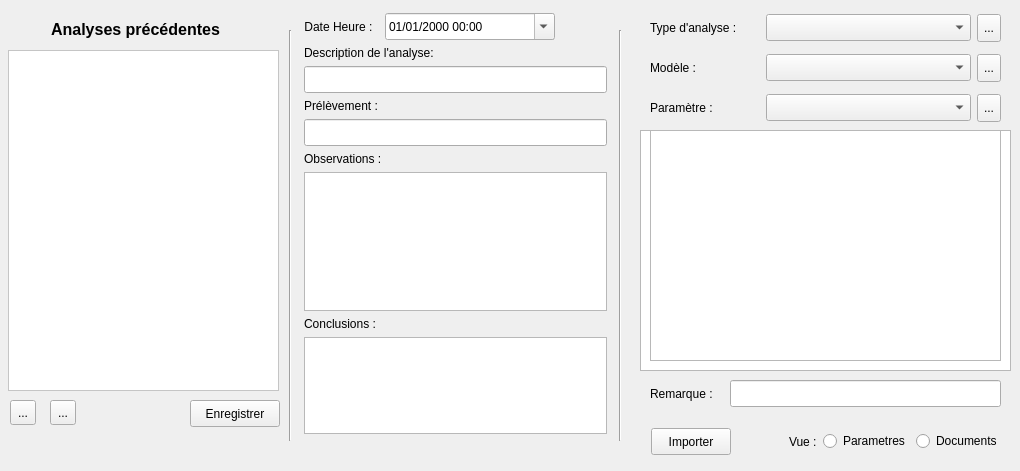
  <widget class="QWidget" name="tab_analyse">
   <attribute name="title">
    <string>Analyses</string>
   </attribute>
   <widget class="Line" name="line">
    <property name="geometry">
     <rect>
      <x>610</x>
      <y>30</y>
      <width>20</width>
      <height>411</height>
     </rect>
    </property>
    <property name="orientation">
     <enum>Qt::Vertical</enum>
    </property>
   </widget>
   <widget class="Line" name="line_2">
    <property name="geometry">
     <rect>
      <x>280</x>
      <y>30</y>
      <width>20</width>
      <height>411</height>
     </rect>
    </property>
    <property name="orientation">
     <enum>Qt::Vertical</enum>
    </property>
   </widget>
   <widget class="QLabel" name="label_3">
    <property name="geometry">
     <rect>
      <x>50</x>
      <y>20</y>
      <width>171</width>
      <height>19</height>
     </rect>
    </property>
    <property name="font">
     <font>
      <family>Arial</family>
      <pointsize>12</pointsize>
      <weight>75</weight>
      <bold>true</bold>
     </font>
    </property>
    <property name="text">
     <string>Analyses précédentes</string>
    </property>
    <property name="textFormat">
     <enum>Qt::PlainText</enum>
    </property>
    <property name="alignment">
     <set>Qt::AlignCenter</set>
    </property>
    <property name="buddy">
     <cstring>listView_Analyses</cstring>
    </property>
   </widget>
   <widget class="QListView" name="listView_Analyses">
    <property name="geometry">
     <rect>
      <x>8</x>
      <y>50</y>
      <width>271</width>
      <height>341</height>
     </rect>
    </property>
    <property name="statusTip">
     <string>Double click pour éditer l'analyse</string>
    </property>
    <property name="styleSheet">
     <string notr="true">background-color: rgb(255, 255, 255);</string>
    </property>
    <property name="editTriggers">
     <set>QAbstractItemView::NoEditTriggers</set>
    </property>
   </widget>
   <widget class="QToolButton" name="toolButton_AddAnalyse">
    <property name="geometry">
     <rect>
      <x>10</x>
      <y>400</y>
      <width>26</width>
      <height>25</height>
     </rect>
    </property>
    <property name="text">
     <string>...</string>
    </property>
    <property name="icon">
     <iconset resource="resources.qrc">
      <normaloff>:/newPrefix/images/add1.png</normaloff>:/newPrefix/images/add1.png</iconset>
    </property>
    <property name="iconSize">
     <size>
      <width>20</width>
      <height>20</height>
     </size>
    </property>
   </widget>
   <widget class="QToolButton" name="toolButton_DeleteAnalyse">
    <property name="geometry">
     <rect>
      <x>50</x>
      <y>400</y>
      <width>26</width>
      <height>25</height>
     </rect>
    </property>
    <property name="text">
     <string>...</string>
    </property>
    <property name="icon">
     <iconset resource="resources.qrc">
      <normaloff>:/newPrefix/images/delete2.png</normaloff>:/newPrefix/images/delete2.png</iconset>
    </property>
    <property name="iconSize">
     <size>
      <width>20</width>
      <height>20</height>
     </size>
    </property>
   </widget>
   <widget class="QPushButton" name="pushButton_SaveAnalyse">
    <property name="geometry">
     <rect>
      <x>190</x>
      <y>400</y>
      <width>90</width>
      <height>27</height>
     </rect>
    </property>
    <property name="maximumSize">
     <size>
      <width>90</width>
      <height>16777215</height>
     </size>
    </property>
    <property name="focusPolicy">
     <enum>Qt::StrongFocus</enum>
    </property>
    <property name="toolTip">
     <string>Ajouter l'analyse au dossier</string>
    </property>
    <property name="text">
     <string>Enregistrer</string>
    </property>
   </widget>
   <widget class="QWidget" name="layoutWidget">
    <property name="geometry">
     <rect>
      <x>304</x>
      <y>13</y>
      <width>303</width>
      <height>421</height>
     </rect>
    </property>
    <layout class="QVBoxLayout" name="verticalLayout_2">
     <item>
      <layout class="QHBoxLayout" name="horizontalLayout_2">
       <item>
        <widget class="QLabel" name="label_4">
         <property name="baseSize">
          <size>
           <width>0</width>
           <height>0</height>
          </size>
         </property>
         <property name="text">
          <string>Date Heure :  </string>
         </property>
         <property name="alignment">
          <set>Qt::AlignRight|Qt::AlignTrailing|Qt::AlignVCenter</set>
         </property>
         <property name="buddy">
          <cstring>dateTimeEdit_analyse</cstring>
         </property>
        </widget>
       </item>
       <item>
        <widget class="QDateTimeEdit" name="dateTimeEdit_analyse">
         <property name="sizePolicy">
          <sizepolicy hsizetype="Fixed" vsizetype="Fixed">
           <horstretch>0</horstretch>
           <verstretch>0</verstretch>
          </sizepolicy>
         </property>
         <property name="minimumSize">
          <size>
           <width>170</width>
           <height>27</height>
          </size>
         </property>
         <property name="displayFormat">
          <string>dd/MM/yyyy HH:mm</string>
         </property>
         <property name="calendarPopup">
          <bool>true</bool>
         </property>
        </widget>
       </item>
       <item>
        <spacer name="horizontalSpacer">
         <property name="orientation">
          <enum>Qt::Horizontal</enum>
         </property>
         <property name="sizeHint" stdset="0">
          <size>
           <width>40</width>
           <height>20</height>
          </size>
         </property>
        </spacer>
       </item>
      </layout>
     </item>
     <item>
      <widget class="QLabel" name="label_6">
       <property name="text">
        <string>Description de l'analyse:</string>
       </property>
       <property name="buddy">
        <cstring>lineEdit_description</cstring>
       </property>
      </widget>
     </item>
     <item>
      <widget class="QLineEdit" name="lineEdit_description">
       <property name="sizePolicy">
        <sizepolicy hsizetype="Preferred" vsizetype="Fixed">
         <horstretch>0</horstretch>
         <verstretch>0</verstretch>
        </sizepolicy>
       </property>
       <property name="minimumSize">
        <size>
         <width>261</width>
         <height>27</height>
        </size>
       </property>
       <property name="maxLength">
        <number>80</number>
       </property>
      </widget>
     </item>
     <item>
      <widget class="QLabel" name="label_7">
       <property name="text">
        <string>Prélèvement :</string>
       </property>
       <property name="buddy">
        <cstring>lineEdit_prelevement</cstring>
       </property>
      </widget>
     </item>
     <item>
      <widget class="QLineEdit" name="lineEdit_prelevement">
       <property name="sizePolicy">
        <sizepolicy hsizetype="Preferred" vsizetype="Fixed">
         <horstretch>0</horstretch>
         <verstretch>0</verstretch>
        </sizepolicy>
       </property>
       <property name="minimumSize">
        <size>
         <width>261</width>
         <height>27</height>
        </size>
       </property>
       <property name="maxLength">
        <number>80</number>
       </property>
      </widget>
     </item>
     <item>
      <widget class="QLabel" name="label_8">
       <property name="text">
        <string>Observations :</string>
       </property>
      </widget>
     </item>
     <item>
      <widget class="MyPlainTextEdit" name="plainTextEdit_syntheseanalyse"/>
     </item>
     <item>
      <widget class="QLabel" name="label_9">
       <property name="text">
        <string>Conclusions :</string>
       </property>
      </widget>
     </item>
     <item>
      <widget class="MyPlainTextEdit" name="plainTextEdit_conclusions">
       <property name="maximumSize">
        <size>
         <width>16777215</width>
         <height>150</height>
        </size>
       </property>
      </widget>
     </item>
    </layout>
   </widget>
   <widget class="MyTableView" name="tableView_Parametres">
    <property name="geometry">
     <rect>
      <x>640</x>
      <y>130</y>
      <width>371</width>
      <height>241</height>
     </rect>
    </property>
    <property name="contextMenuPolicy">
     <enum>Qt::ActionsContextMenu</enum>
    </property>
   </widget>
   <widget class="QWidget" name="layoutWidget">
    <property name="geometry">
     <rect>
      <x>650</x>
      <y>8</y>
      <width>351</width>
      <height>121</height>
     </rect>
    </property>
    <layout class="QVBoxLayout" name="verticalLayout_7">
     <item>
      <layout class="QHBoxLayout" name="horizontalLayout_6">
       <item>
        <widget class="QLabel" name="label_TypeAnalyse">
         <property name="minimumSize">
          <size>
           <width>0</width>
           <height>27</height>
          </size>
         </property>
         <property name="maximumSize">
          <size>
           <width>110</width>
           <height>27</height>
          </size>
         </property>
         <property name="text">
          <string>Type d'analyse :  </string>
         </property>
         <property name="alignment">
          <set>Qt::AlignLeading|Qt::AlignLeft|Qt::AlignVCenter</set>
         </property>
         <property name="buddy">
          <cstring>comboBox_typeanalyse</cstring>
         </property>
        </widget>
       </item>
       <item>
        <widget class="MyComboBox" name="comboBox_typeanalyse">
         <property name="sizePolicy">
          <sizepolicy hsizetype="Preferred" vsizetype="Fixed">
           <horstretch>0</horstretch>
           <verstretch>0</verstretch>
          </sizepolicy>
         </property>
         <property name="minimumSize">
          <size>
           <width>180</width>
           <height>27</height>
          </size>
         </property>
         <property name="maximumSize">
          <size>
           <width>16777215</width>
           <height>27</height>
          </size>
         </property>
         <property name="baseSize">
          <size>
           <width>0</width>
           <height>0</height>
          </size>
         </property>
        </widget>
       </item>
       <item>
        <widget class="QToolButton" name="toolButton_EditTypeAnalyse">
         <property name="minimumSize">
          <size>
           <width>0</width>
           <height>28</height>
          </size>
         </property>
         <property name="maximumSize">
          <size>
           <width>16777215</width>
           <height>28</height>
          </size>
         </property>
         <property name="toolTip">
          <string>AJouter des types d'analyses</string>
         </property>
         <property name="text">
          <string>...</string>
         </property>
         <property name="icon">
          <iconset resource="resources.qrc">
           <normaloff>:/newPrefix/images/edit1.png</normaloff>:/newPrefix/images/edit1.png</iconset>
         </property>
         <property name="iconSize">
          <size>
           <width>20</width>
           <height>20</height>
          </size>
         </property>
        </widget>
       </item>
      </layout>
     </item>
     <item>
      <layout class="QHBoxLayout" name="horizontalLayout_10">
       <item>
        <widget class="QLabel" name="label_model">
         <property name="maximumSize">
          <size>
           <width>110</width>
           <height>16777215</height>
          </size>
         </property>
         <property name="text">
          <string>Modèle :</string>
         </property>
         <property name="buddy">
          <cstring>comboBox_model</cstring>
         </property>
        </widget>
       </item>
       <item>
        <widget class="MyComboBox" name="comboBox_model">
         <property name="minimumSize">
          <size>
           <width>180</width>
           <height>27</height>
          </size>
         </property>
         <property name="maximumSize">
          <size>
           <width>9999</width>
           <height>27</height>
          </size>
         </property>
         <property name="toolTip">
          <string>Presser Entrée pour Valider le choix</string>
         </property>
        </widget>
       </item>
       <item>
        <widget class="QToolButton" name="toolButton_EditModelAnalyse">
         <property name="minimumSize">
          <size>
           <width>0</width>
           <height>28</height>
          </size>
         </property>
         <property name="maximumSize">
          <size>
           <width>16777215</width>
           <height>28</height>
          </size>
         </property>
         <property name="toolTip">
          <string>AJouter des types d'analyses</string>
         </property>
         <property name="text">
          <string>...</string>
         </property>
         <property name="icon">
          <iconset resource="resources.qrc">
           <normaloff>:/newPrefix/images/edit1.png</normaloff>:/newPrefix/images/edit1.png</iconset>
         </property>
         <property name="iconSize">
          <size>
           <width>20</width>
           <height>20</height>
          </size>
         </property>
        </widget>
       </item>
      </layout>
     </item>
     <item>
      <layout class="QHBoxLayout" name="horizontalLayout_9">
       <item>
        <widget class="QLabel" name="label_Parametre">
         <property name="minimumSize">
          <size>
           <width>0</width>
           <height>27</height>
          </size>
         </property>
         <property name="maximumSize">
          <size>
           <width>110</width>
           <height>27</height>
          </size>
         </property>
         <property name="text">
          <string>Paramètre :</string>
         </property>
         <property name="buddy">
          <cstring>comboBox_Parametre</cstring>
         </property>
        </widget>
       </item>
       <item>
        <widget class="MyComboBox" name="comboBox_Parametre">
         <property name="minimumSize">
          <size>
           <width>180</width>
           <height>27</height>
          </size>
         </property>
         <property name="maximumSize">
          <size>
           <width>16777215</width>
           <height>27</height>
          </size>
         </property>
        </widget>
       </item>
       <item>
        <widget class="QToolButton" name="toolButton_EditParametre">
         <property name="minimumSize">
          <size>
           <width>0</width>
           <height>28</height>
          </size>
         </property>
         <property name="maximumSize">
          <size>
           <width>16777215</width>
           <height>28</height>
          </size>
         </property>
         <property name="toolTip">
          <string>AJouter des types d'analyses</string>
         </property>
         <property name="text">
          <string>...</string>
         </property>
         <property name="icon">
          <iconset resource="resources.qrc">
           <normaloff>:/newPrefix/images/edit1.png</normaloff>:/newPrefix/images/edit1.png</iconset>
         </property>
         <property name="iconSize">
          <size>
           <width>20</width>
           <height>20</height>
          </size>
         </property>
        </widget>
       </item>
      </layout>
     </item>
    </layout>
   </widget>
   <widget class="QLineEdit" name="lineEdit_AnalyseRemarque">
    <property name="geometry">
     <rect>
      <x>730</x>
      <y>380</y>
      <width>271</width>
      <height>27</height>
     </rect>
    </property>
    <property name="maxLength">
     <number>200</number>
    </property>
   </widget>
   <widget class="QLabel" name="label_Analyse_Remarque">
    <property name="geometry">
     <rect>
      <x>650</x>
      <y>385</y>
      <width>81</width>
      <height>17</height>
     </rect>
    </property>
    <property name="text">
     <string>Remarque :</string>
    </property>
    <property name="buddy">
     <cstring>lineEdit_AnalyseRemarque</cstring>
    </property>
   </widget>
   <widget class="QListView" name="listView_AnalyseImage">
    <property name="geometry">
     <rect>
      <x>650</x>
      <y>130</y>
      <width>351</width>
      <height>231</height>
     </rect>
    </property>
    <property name="contextMenuPolicy">
     <enum>Qt::ActionsContextMenu</enum>
    </property>
   </widget>
   <widget class="QWidget" name="layoutWidget">
    <property name="geometry">
     <rect>
      <x>651</x>
      <y>421</y>
      <width>351</width>
      <height>41</height>
     </rect>
    </property>
    <layout class="QHBoxLayout" name="horizontalLayout_11">
     <item>
      <widget class="QPushButton" name="pushButton_AnalyseImport">
       <property name="minimumSize">
        <size>
         <width>0</width>
         <height>27</height>
        </size>
       </property>
       <property name="text">
        <string>Importer</string>
       </property>
      </widget>
     </item>
     <item>
      <spacer name="horizontalSpacer_6">
       <property name="orientation">
        <enum>Qt::Horizontal</enum>
       </property>
       <property name="sizeHint" stdset="0">
        <size>
         <width>40</width>
         <height>20</height>
        </size>
       </property>
      </spacer>
     </item>
     <item>
      <widget class="QLabel" name="label_VueAnalyse">
       <property name="text">
        <string>Vue :</string>
       </property>
      </widget>
     </item>
     <item>
      <widget class="QRadioButton" name="radioButton_Parametre">
       <property name="text">
        <string>Parametres</string>
       </property>
      </widget>
     </item>
     <item>
      <widget class="QRadioButton" name="radioButton_Document">
       <property name="text">
        <string>Documents</string>
       </property>
      </widget>
     </item>
    </layout>
   </widget>
  </widget>
